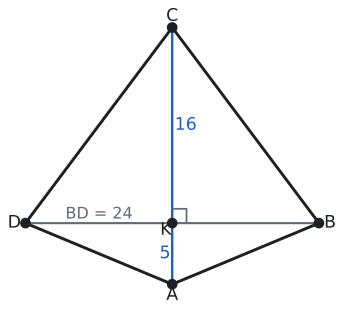

Here is the Python script that generated this plot:
import sys; sys.path.insert(0, "tools")
from cizim import *

P = lambda x, y: np.array([float(x), float(y)])
uz = lambda U, V: round(float(np.linalg.norm(U - V)), 4)
def acisi(K, U, V):
    u, v = U - K, V - K
    return round(float(np.degrees(np.arccos(np.dot(u, v) / np.linalg.norm(u) / np.linalg.norm(v)))), 3)
def birim(U, V):
    t = (V - U) / np.linalg.norm(V - U); return t, np.array([-t[1], t[0]])
def cetik(U, V, n=1, renk=SOLUK, f=0.5):
    M = U + f * (V - U); t, m = birim(U, V)
    for i in range(n):
        c = M + (i - (n - 1) / 2) * 0.2 * S * t
        ax.plot(*zip(c - 0.22 * S * m, c + 0.22 * S * m), color=renk, lw=1.5)
def olcu(U, V, metin, d=0.5, renk=YAZI, fs=13, f=0.5, kutu=False):
    """[UV] üzerinde f oranındaki noktaya, U->V yönünün soluna d*S uzağa yazı (d < 0: sağına)."""
    M = U + f * (V - U); _, m = birim(U, V)
    ax.text(*(M + d * S * m), metin, ha="center", va="center", color=renk, fontsize=fs, zorder=7,
            bbox=dict(facecolor="white", edgecolor="none", pad=1.5) if kutu else None)
def dik_isareti(K, U, V, r=0.4):
    a_ = (U - K) / np.linalg.norm(U - K) * r * S; b_ = (V - K) / np.linalg.norm(V - K) * r * S
    ax.plot(*zip(K + a_, K + a_ + b_, K + b_), color=SOLUK, lw=1.3)
def harf(Q, metin, dx, dy, renk=YAZI, fs=13, kutu=False):
    ax.text(Q[0] + dx * S, Q[1] + dy * S, metin, ha="center", va="center", color=renk, fontsize=fs, zorder=7,
            bbox=dict(facecolor="white", edgecolor="none", pad=1.5) if kutu else None)
def cizgi(U, V, renk=YAZI, lw=2.2, ls="-"):
    ax.plot(*zip(U, V), color=renk, lw=lw, ls=ls)
def basla(xmin, xmax, ymin, ymax, en=5.0):
    global fig, ax
    fig, ax = sekil(en, en * (ymax - ymin) / (xmax - xmin))
    ax.set_aspect("equal"); ax.axis("off"); ax.set_xlim(xmin, xmax); ax.set_ylim(ymin, ymax)
def cokgen(noktalar, dolgu=None, kenar=YAZI, lw=2.2):
    if dolgu: ax.add_patch(patches.Polygon(noktalar, closed=True, facecolor=dolgu, edgecolor="none"))
    ax.plot(*zip(*(list(noktalar) + [noktalar[0]])), color=kenar, lw=lw)
    for Q in noktalar: nokta(ax, *Q, "")
def cerceve(noktalar, kenar=1.0):
    xs = [q[0] for q in noktalar]; ys = [q[1] for q in noktalar]
    return min(xs) - kenar * S, max(xs) + kenar * S, min(ys) - kenar * S, max(ys) + kenar * S
def deltoid(ak, ck, kb):
    """K orijinde; A altta, C üstte, D solda, B sağda. |AB| = |AD|, |CB| = |CD|."""
    return P(0, -ak), P(kb, 0), P(0, ck), P(-kb, 0), P(0, 0)
def koseler(A, B, C, D, r=0.5):
    harf(A, "A", 0, -r); harf(B, "B", r, 0); harf(C, "C", 0, r); harf(D, "D", -r, 0)
def alan_hesap(*Q):
    return round(abs(sum(Q[i][0] * Q[(i + 1) % len(Q)][1] - Q[(i + 1) % len(Q)][0] * Q[i][1] for i in range(len(Q)))) / 2, 4)

# Soru 4: |AK| = 5, |CK| = 16, |BD| = 24 → |KB| = 12, |AB| = 13, |CB| = 20, çevre 66.
A, B, C, D, K = deltoid(5, 16, 12)
S = 1.3
print("AB", uz(A, B), "CB", uz(C, B), "BD", uz(B, D), "cevre", 2 * (uz(A, B) + uz(C, B)))
basla(*cerceve([A, B, C, D], 1.0), en=4.4)
cokgen([A, B, C, D]); koseler(A, B, C, D, r=0.7)
cizgi(B, D, SOLUK, 1.6); cizgi(A, C, MAVI, 1.8)
nokta(ax, *K, ""); harf(K, "K", -0.4, -0.45)
dik_isareti(K, B, C, r=0.9)
harf(K, "BD = 24", -4.6, 0.55, SOLUK, 12)
olcu(A, K, "5", 0.45, MAVI); olcu(K, C, "16", -0.85, MAVI)
kaydet(fig, __file__)
